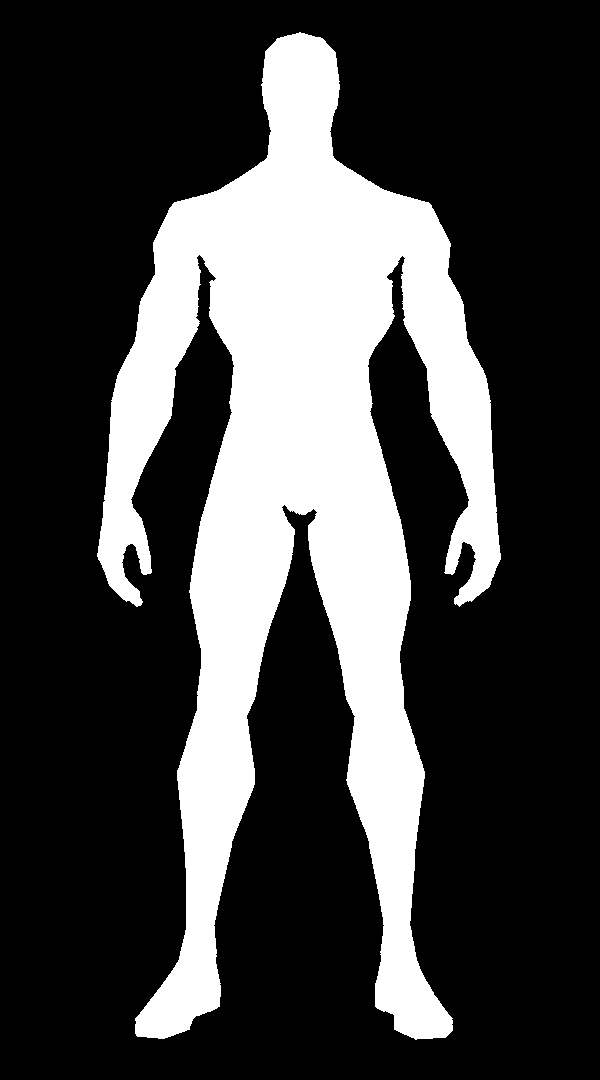
#> input picture mannequin_male/ref/sil_front.png, 600 x 1080 px, found by its file name; its folder holds 3 pictures in this run
$ python measure_ref.py
#> lines starting #> are read from the running program, lines starting #| are printed output that depends on the picture
"""Tabla de medidas de las siluetas de la hoja (en metros) cada 2 cm de altura.
FRONT/BACK: tramos de silueta en el lado +X (torso o pierna, y brazo). SIDE: delante / detrás.
Uso: python3 scripts/measure_ref.py [zmin zmax paso]"""
import sys
import numpy as np
from PIL import Image
from scipy import ndimage as nd
P, W, G = 560.0, 600, 1040
z0, z1, dz = (float(a) for a in sys.argv[1:4]) if len(sys.argv) > 3 else (0.0, 1.80, 0.02)
S = {v: np.array(Image.open(f'ref/sil_{v}.png')) > 127 for v in ('front', 'side', 'back')}
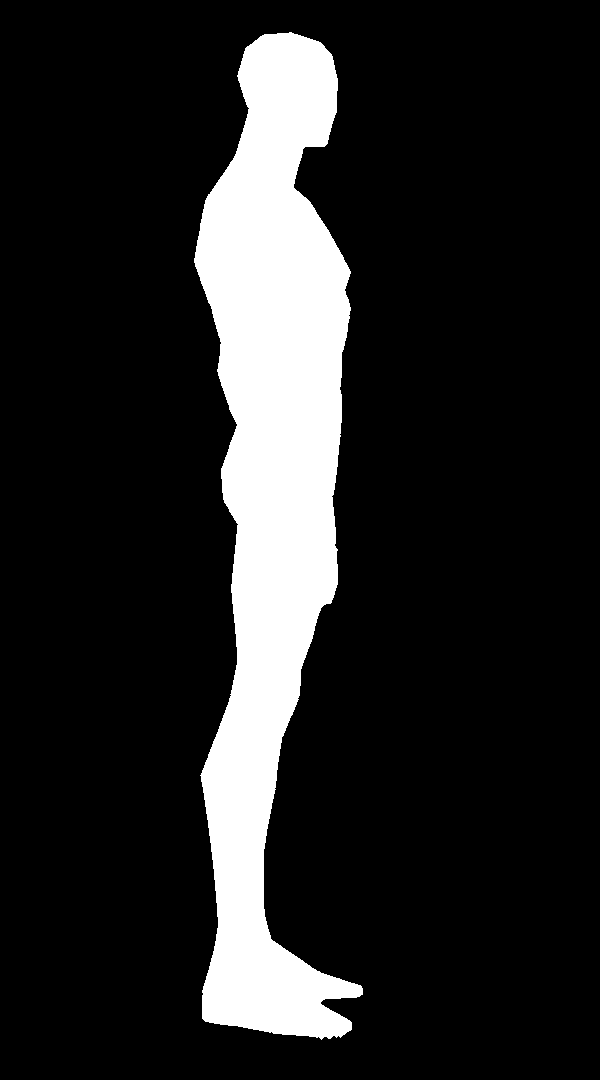
#> input picture mannequin_male/ref/sil_side.png, 600 x 1080 px, found by its file name
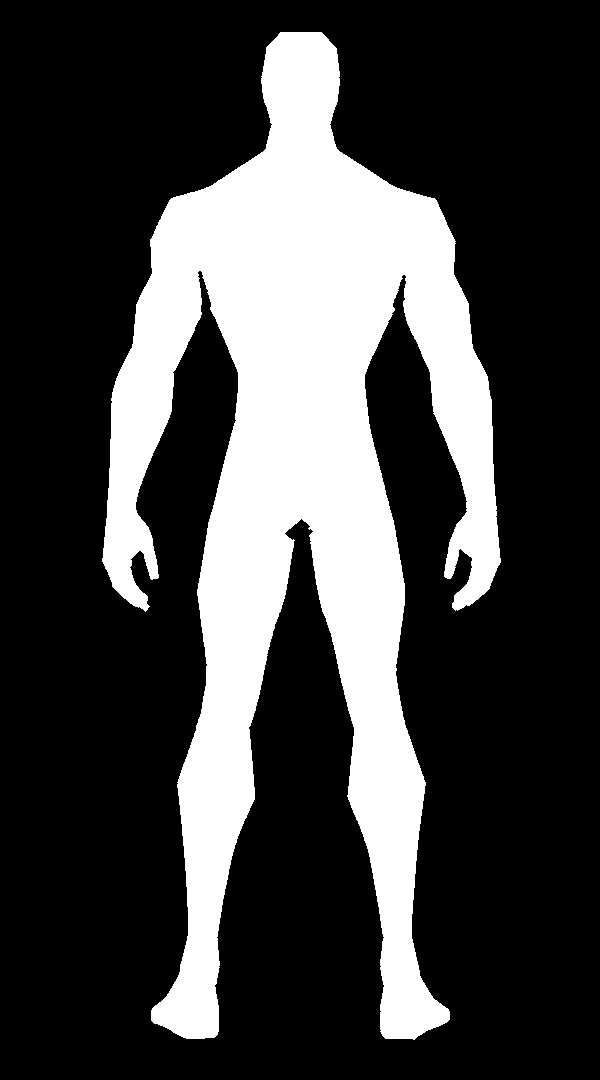
#> input picture mannequin_male/ref/sil_back.png, 600 x 1080 px, found by its file name
#> S = 3 items


def runs(row):
    lab, n = nd.label(row)
    out = []
    for k in range(1, n + 1):
        xs = np.where(lab == k)[0]
        out.append(((xs.min() - W / 2) / P, (xs.max() + 1 - W / 2) / P))
    return out


for z in np.arange(z0, z1 + 1e-9, dz):
    r = int(round(G - z * P))
    f = [f'[{a:+.3f},{b:+.3f}]' for a, b in runs(S['front'][r]) if b > 0]
    bk = [f'[{a:+.3f},{b:+.3f}]' for a, b in runs(S['back'][r]) if b > 0]
    xs = np.where(S['side'][r])[0]
    sd = f'yF {-(xs.max() + 1 - W / 2) / P:+.3f} yB {-(xs.min() - W / 2) / P:+.3f}' if len(xs) else ''
    print(f'{z:.2f} F {" ".join(f):40s} B {" ".join(bk):40s} S {sd}')
#> this loop made 91 passes
#> (f, bk, sd) on passes 2, 3, 4, 5, 6, 7, 9, 10, 11, 12: (['[+0.168,+0.273]'], ['[+0.143,+0.234]'], 'yF -0.093 yB +0.084'), (['[+0.168,+0.273]'], ['[+0.143,+0.268]'], 'yF -0.084 yB +0.175'), (['[+0.134,+0.255]'], ['[+0.143,+0.259]'], 'yF -0.045 yB +0.175'), (['[+0.134,+0.241]'], ['[+0.146,+0.236]'], 'yF -0.109 yB +0.175'), (['[+0.134,+0.230]'], ['[+0.148,+0.223]'], 'yF -0.104 yB +0.171'), (['[+0.139,+0.220]'], ['[+0.145,+0.214]'], 'yF -0.043 yB +0.166'), (['[+0.145,+0.205]'], ['[+0.146,+0.205]'], 'yF +0.021 yB +0.154'), (['[+0.146,+0.202]'], ['[+0.148,+0.202]'], 'yF +0.050 yB +0.150'), (['[+0.148,+0.198]'], ['[+0.146,+0.200]'], 'yF +0.057 yB +0.148'), (['[+0.148,+0.198]'], ['[+0.143,+0.200]'], 'yF +0.061 yB +0.146')
#> sd on pass 1: ''
#| 0.00 F                                          B                                          S
#| 0.02 F [+0.168,+0.273]                          B [+0.143,+0.234]                          S yF -0.093 yB +0.084
#| 0.04 F [+0.168,+0.273]                          B [+0.143,+0.268]                          S yF -0.084 yB +0.175
#| 0.06 F [+0.134,+0.255]                          B [+0.143,+0.259]                          S yF -0.045 yB +0.175
#| 0.08 F [+0.134,+0.241]                          B [+0.146,+0.236]                          S yF -0.109 yB +0.175
#| 0.10 F [+0.134,+0.230]                          B [+0.148,+0.223]                          S yF -0.104 yB +0.171
#| 0.12 F [+0.139,+0.220]                          B [+0.145,+0.214]                          S yF -0.043 yB +0.166
#| 0.14 F [+0.143,+0.211]                          B [+0.143,+0.211]                          S yF -0.009 yB +0.161
#> (further printed lines are left out)
